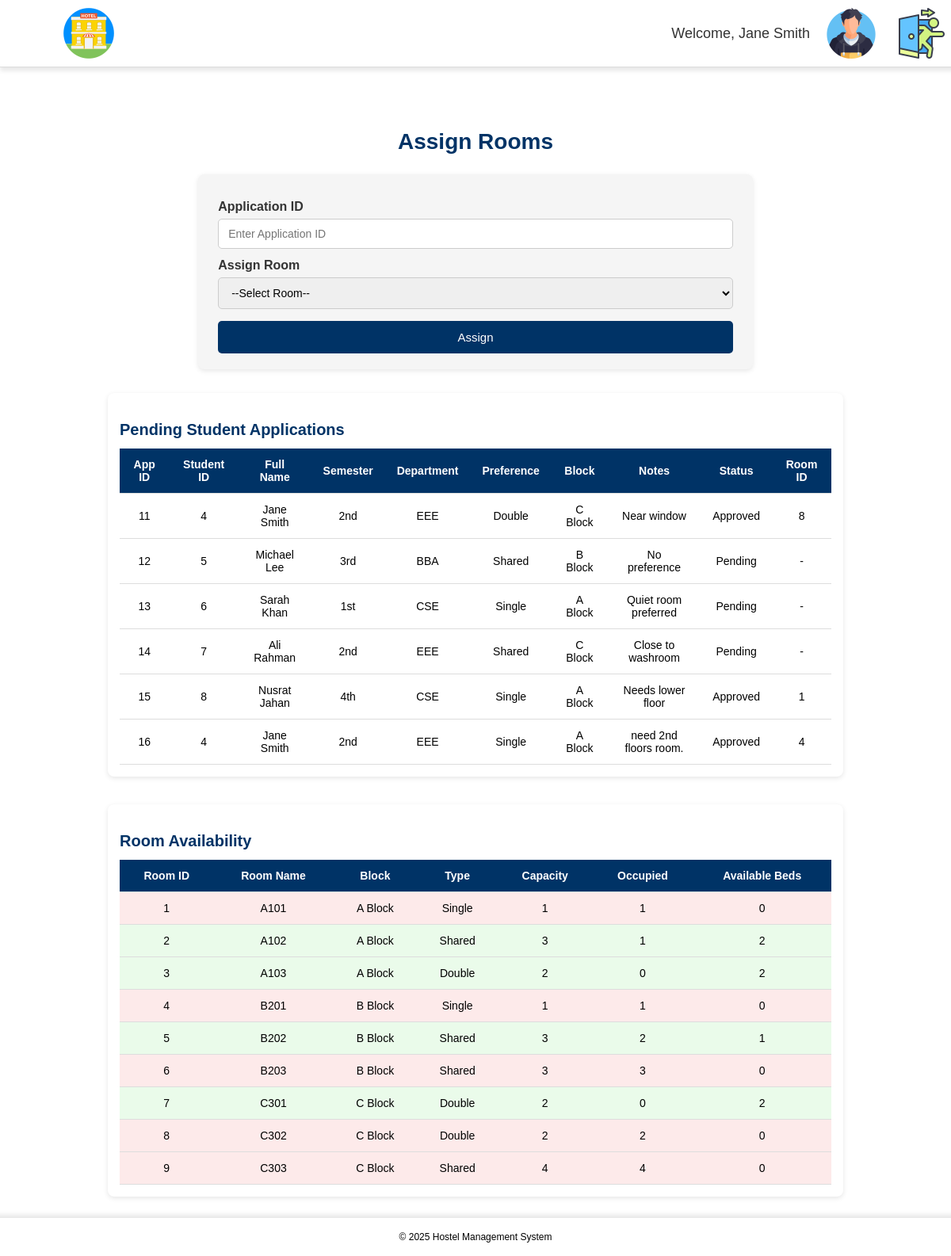
Page /View/assign_rooms.php (signed in) on the committed database.
### tables this page shows
CREATE TABLE `room_applications` (
  `id` int(11) NOT NULL,
  `fullname` varchar(100) NOT NULL,
  `student_id` int(11) NOT NULL,
  `semester` varchar(20) NOT NULL,
  `department` varchar(50) NOT NULL,
  `room_preference` varchar(20) NOT NULL,
  `hostel_block` varchar(20) NOT NULL,
  `additional_notes` text DEFAULT NULL,
  `status` enum('Pending','Approved','Rejected') DEFAULT 'Pending',
  `room_id` int(11) DEFAULT NULL
);

CREATE TABLE `rooms` (
  `id` int(11) NOT NULL,
  `room_name` varchar(20) NOT NULL,
  `block` varchar(10) NOT NULL,
  `room_type` enum('Single','Double','Shared') NOT NULL,
  `capacity` int(11) NOT NULL DEFAULT 1,
  `occupied` int(11) NOT NULL DEFAULT 0,
  `available` int(11) DEFAULT 1
);

### Php/process_rooms.php (called while the page is built, shortened)
<?php
include "../Db/config.php";
$query = "SELECT * FROM room_applications";
$result = $conn->query($query);
$applications = [];
if ($result && $result->num_rows > 0) {
    while ($row = $result->fetch_assoc()) {
        $applications[] = $row;
    }
}
$query = "SELECT * FROM rooms";
$result = $conn->query($query);
$rooms = [];
if ($result && $result->num_rows > 0) {
    while ($row = $result->fetch_assoc()) {
        $rooms[] = $row;
    }
}

### View/assign_rooms.php (the view, shortened to what this page needs)
<?php
include "../Php/process_rooms.php";
?>
<!DOCTYPE html>
<html>
<head>
    <link rel="stylesheet" href="../Css/assign_rooms.css">
    <link rel="stylesheet" href="../Css/topbar.css">
</head>
<body>
    <?php include "topbar.php"; ?>
    <main>
        <section id="assign-rooms">
            <h2>Assign Rooms</h2>
            <form action="" method="POST">
                <label>Application ID</label>
                <input type="text" name="application_id" placeholder="Enter Application ID" class="request_input">
                <label>Assign Room</label>
                <select name="room_id" class="room-select">
                    <option value="">--Select Room--</option>
                </select>
                <button type="submit" class="submit-btn">Assign</button>
            </form>
            <div class="table-container">
                <h3>Pending Student Applications</h3>
                <table class="apps-table">
                    <thead>
                        <tr>
                            <th>App ID</th>
                            <th>Student ID</th>
                            <th>Full Name</th>
                            <th>Semester</th>
                            <th>Department</th>
                            <th>Preference</th>
                            <th>Block</th>
                            <th>Notes</th>
                            <th>Status</th>
                            <th>Room ID</th>
                        </tr>
                    </thead>
                    <tbody>
                        <?php if (!empty($applications)): ?>
                            <?php foreach ($applications as $app): ?>
                                <tr>
                                    <td><?php echo $app['id']; ?></td>
                                    <td><?php echo $app['student_id']; ?></td>
                                    <td><?php echo $app['fullname']; ?></td>
                                    <td><?php echo $app['semester']; ?></td>
                                    <td><?php echo $app['department']; ?></td>
                                    <td><?php echo $app['room_preference']; ?></td>
                                    <td><?php echo $app['hostel_block']; ?></td>
                                    <td><?php echo $app['additional_notes']; ?></td>
                                    <td>
                                        <?php echo $app['status']; ?>
                                    </td>
                                    <td><?php echo $app['room_id'] ?? "-"; ?></td>
                                </tr>
                            <?php endforeach; ?>
                        <?php else: ?>
                            <tr>
                                <td colspan="10">No applications found</td>
                            </tr>
                        <?php endif; ?>
                    </tbody>
                </table>
            </div>
            <div class="table-container">
                <h3>Room Availability</h3>
                <table class="rooms-table">
                    <thead>
                        <tr>
                            <th>Room ID</th>
                            <th>Room Name</th>
                            <th>Block</th>
                            <th>Type</th>
                            <th>Capacity</th>
                            <th>Occupied</th>
                            <th>Available Beds</th>
                        </tr>
                    </thead>
                    <tbody>
                        <?php if (!empty($rooms)): ?>
                            <?php foreach ($rooms as $room): ?>
                                <tr class="<?php echo ($room['available'] == 1) ? 'available' : 'full'; ?>">
                                    <td><?php echo $room['id']; ?></td>
                                    <td><?php echo $room['room_name']; ?></td>
                                    <td><?php echo $room['block']; ?></td>
                                    <td><?php echo $room['room_type']; ?></td>
                                    <td><?php echo $room['capacity']; ?></td>
                                    <td><?php echo $room['occupied']; ?></td>
                                    <td><?php echo $room['capacity'] - $room['occupied']; ?></td>
                                </tr>
                            <?php endforeach; ?>
                        <?php else: ?>
                            <tr>
                                <td colspan="7">No rooms available</td>
                            </tr>
                        <?php endif; ?>
                    </tbody>
                </table>
            </div>
        </section>
    </main>
    <?php include "footer.php"; ?>
</body>
</html>

### View/topbar.php (shortened to what this page needs)
<header>
    <div class="left-section">
        <a href="warden_dashboard.php" class="home-link">
            <img src="../img/hotel.png" alt="Logo Icon" title="Back to Dashboard">
        </a>
    </div>
    <div class="header-actions">
        <div class="welcome-text">
            Welcome, <?php echo isset($_SESSION['name']) ? htmlspecialchars($_SESSION['name']) : 'User'; ?>
        </div>
        <a href="profile_information.php" class="view-profile" title="Manage Profile">
            <img src="../img/profile.png" alt="Profile Icon">
        </a>
        <a href="logout.php" class="logout" title="Logout">
            <img src="../img/logout.png" alt="Logout Icon">
        </a>
    </div>
</header>

### View/footer.php
<footer>
    <p>© 2025 Hostel Management System</p>
</footer>

### Css/assign_rooms.css (style rules this page uses)
#assign-rooms { width: 80%; max-width: 1000px; margin: 20px auto; font-family: Arial, sans-serif; text-align: center; }
#assign-rooms h2 { font-size: 28px; color: #003366; margin-bottom: 25px; font-weight: 600; }
form { background: #f5f5f5; padding: 20px 25px; border-radius: 8px; margin-bottom: 30px; box-shadow: 0 2px 6px rgba(0, 0, 0, 0.1); width: 70%; margin-left: auto; margin-right: auto; text-align: left; }
form label { display: block; margin: 12px 0 6px; font-weight: bold; color: #333; }
form input, form select { width: 100%; padding: 10px 12px; font-size: 14px; border: 1px solid #ccc; border-radius: 5px; box-sizing: border-box; font-family: inherit; transition: 0.2s; }
.submit-btn { width: 100%; background: #003366; color: #fff; border: none; padding: 12px; border-radius: 5px; cursor: pointer; font-size: 15px; margin-top: 15px; transition: 0.3s; }
.table-container { background: #fff; border-radius: 8px; box-shadow: 0 2px 6px rgba(0, 0, 0, 0.1); margin-bottom: 35px; overflow-x: auto; padding: 15px; }
.table-container h3 { text-align: left; margin-bottom: 12px; font-size: 20px; color: #003366; }
table { width: 100%; border-collapse: collapse; font-size: 14px; }
thead { background: #003366; color: #fff; }
th { padding: 12px 15px; text-align: center; border-bottom: 1px solid #ddd; background-color: #003366; color: #fff; }
td { padding: 12px 15px; text-align: center; border-bottom: 1px solid #ddd; }
tr.available { background: #eafbea; }
tr.full { background: #fdeaea; }

### Css/topbar.css (style rules this page uses)
body { font-family: Arial, sans-serif; margin: 0; padding: 0; display: flex; flex-direction: column; align-items: center; min-height: 100vh; overflow-x: hidden; }
header { background-color: white; padding: 10px 20px; width: 100%; display: flex; position: fixed; top: 0; left: 0; z-index: 1000; justify-content: space-between; align-items: center; border-bottom: 1px solid #ddd; box-shadow: 0 4px 6px rgba(0, 0, 0, 0.1); }
header .home-link { text-decoration: none; color: #333; font-size: 16px; display: flex; align-items: center; margin-left: 40px; }
header .home-link img { padding-left: 20px; width: 64px; height: 64px; }
header .header-actions { display: flex; align-items: center; }
header .welcome-text { font-size: 18px; color: #333; margin-right: 20px; }
header .view-profile, header .logout { text-decoration: none; color: #333; font-size: 16px; display: flex; align-items: center; margin-right: 20px; }
header .view-profile img, header .logout img { margin-right: 5px; width: 64px; height: 64px; }
main { width: 100%; padding: 20px; margin-top: 100px; display: flex; flex-direction: column; align-items: center; flex-grow: 1; overflow-y: auto; box-sizing: border-box; }
footer { background-color: white; text-align: center; padding: 5px 10px; width: 100%; position: fixed; bottom: 0; font-size: 12px; box-shadow: 0 -4px 6px rgba(0, 0, 0, 0.1); }

### rows in the picture
room_applications: id "11", student "4", fullname "Jane Smith", semester "2nd", department "EEE", room_preference "Double", hostel_block "C Block", additional_notes "Near window", status "Approved", room "8"
room_applications: id "12", student "5", fullname "Michael Lee", semester "3rd", department "BBA", room_preference "Shared", hostel_block "B Block", additional_notes "No preference", status "Pending", room "-"
room_applications: id "13", student "6", fullname "Sarah Khan", semester "1st", department "CSE", room_preference "Single", hostel_block "A Block", additional_notes "Quiet room preferred", status "Pending", room "-"
room_applications: id "14", student "7", fullname "Ali Rahman", semester "2nd", department "EEE", room_preference "Shared", hostel_block "C Block", additional_notes "Close to washroom", status "Pending", room "-"
room_applications: id "15", student "8", fullname "Nusrat Jahan", semester "4th", department "CSE", room_preference "Single", hostel_block "A Block", additional_notes "Needs lower floor", status "Approved", room "1"
room_applications: id "16", student "4", fullname "Jane Smith", semester "2nd", department "EEE", room_preference "Single", hostel_block "A Block", additional_notes "need 2nd floors room.", status "Approved", room "4"
rooms: id "1", room_name "A101", block "A Block", room_type "Single", capacity "1", occupied "1", $room['capacity'] - $room['occupied'] "0"
rooms: id "2", room_name "A102", block "A Block", room_type "Shared", capacity "3", occupied "1", $room['capacity'] - $room['occupied'] "2"
rooms: id "3", room_name "A103", block "A Block", room_type "Double", capacity "2", occupied "0", $room['capacity']-$room['occupied'] "2"
rooms: id "4", room_name "B201", block "B Block", room_type "Single", capacity "1", occupied "1", $room['capacity'] - $room['occupied'] "0"
rooms: id "5", room_name "B202", block "B Block", room_type "Shared", capacity "3", occupied "2", $room['capacity'] - $room['occupied'] "1"
rooms: id "6", room_name "B203", block "B Block", room_type "Shared", capacity "3", occupied "3", $room['capacity'] - $room['occupied'] "0"
rooms: id "7", room_name "C301", block "C Block", room_type "Double", capacity "2", occupied "0", $room['capacity']-$room['occupied'] "2"
rooms: id "8", room_name "C302", block "C Block", room_type "Double", capacity "2", occupied "2", $room['capacity'] - $room['occupied'] "0"
rooms: id "9", room_name "C303", block "C Block", room_type "Shared", capacity "4", occupied "4", $room['capacity'] - $room['occupied'] "0"

### other values in the picture
$_SESSION['name'] "Jane Smith"
